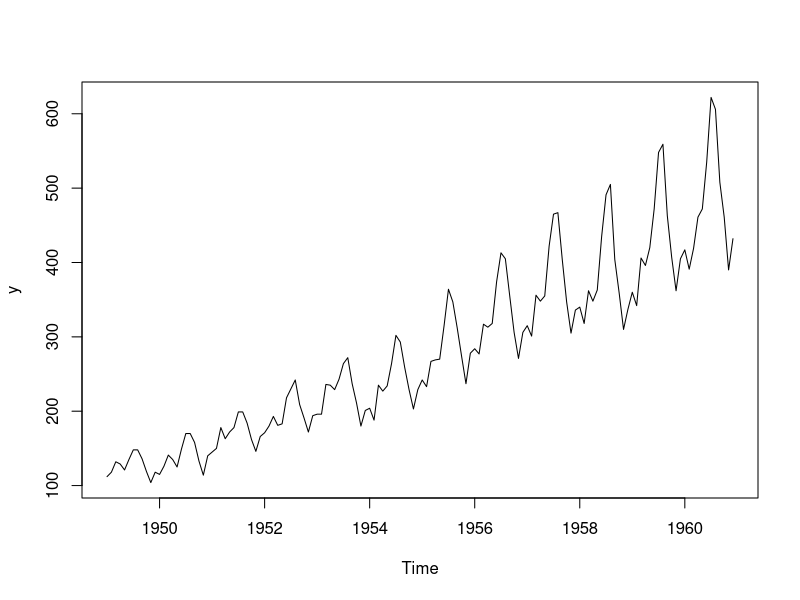
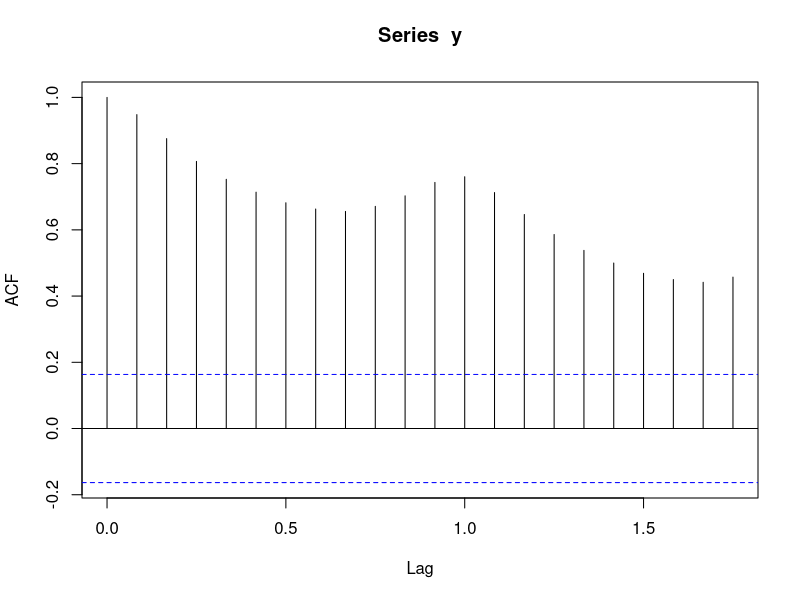
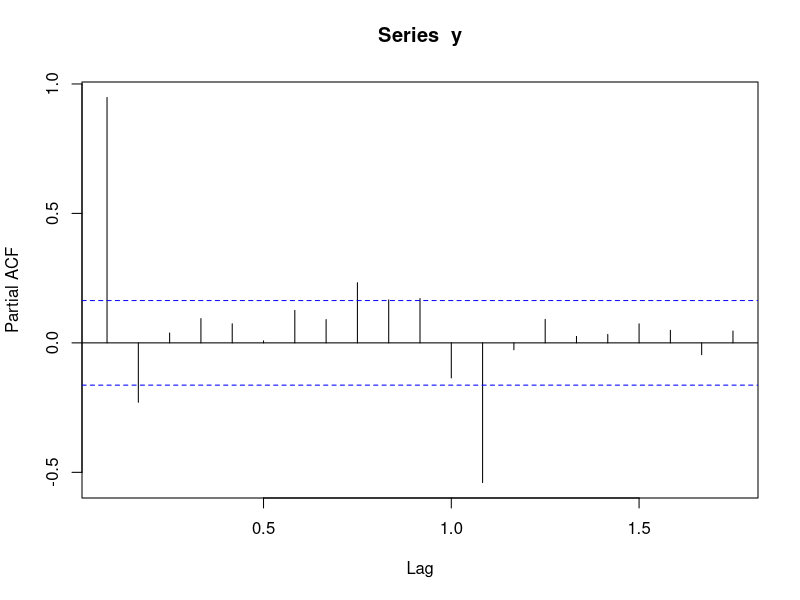
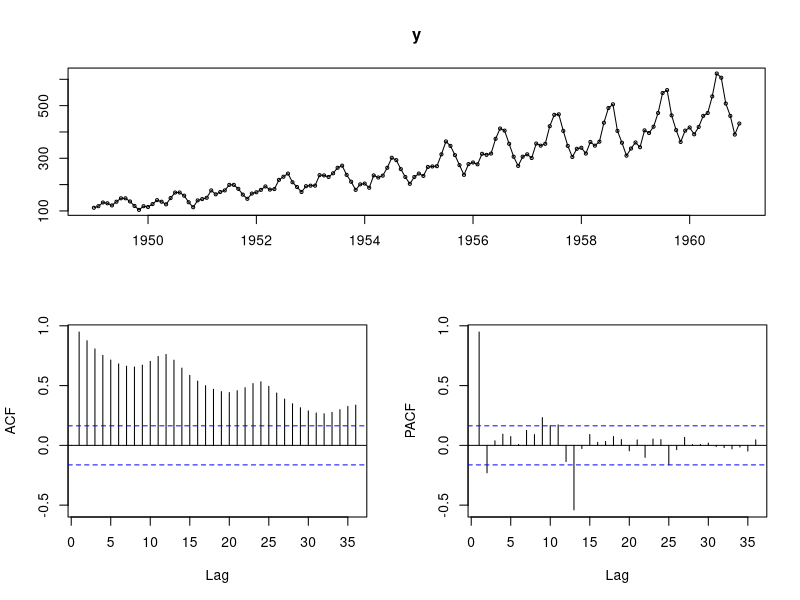
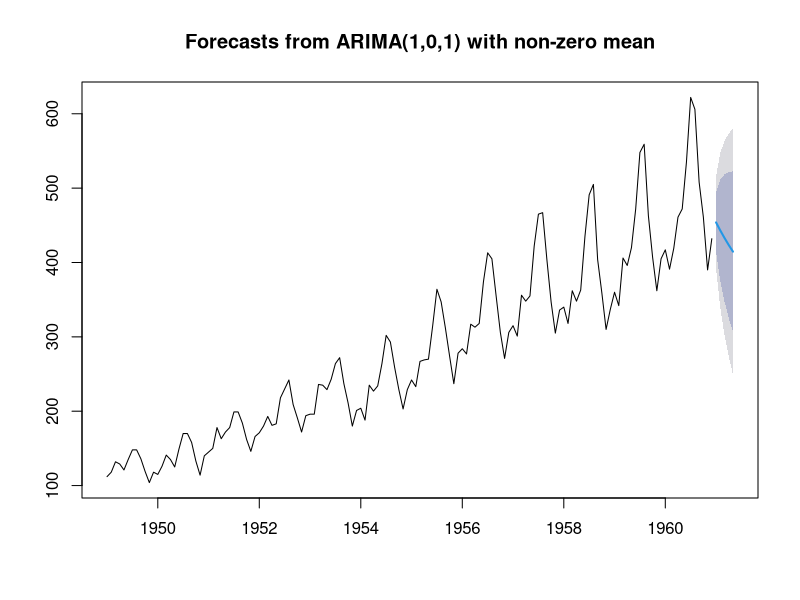
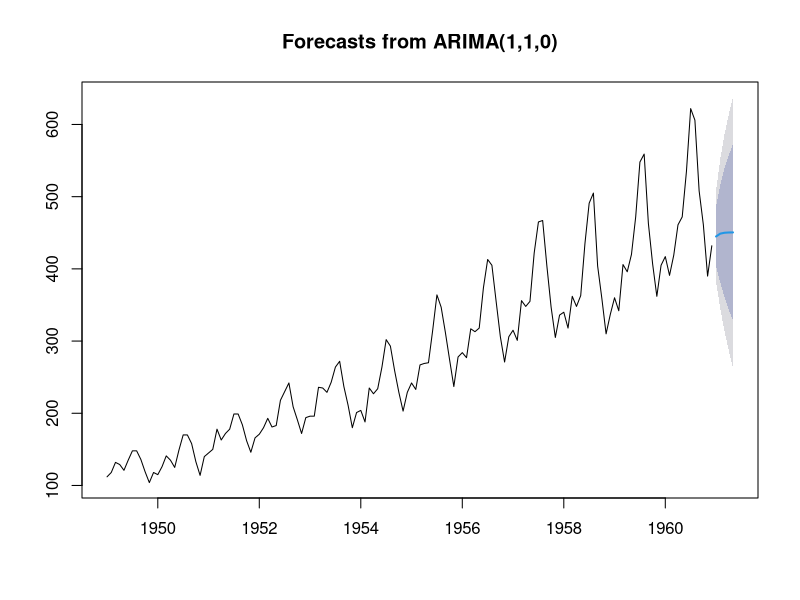
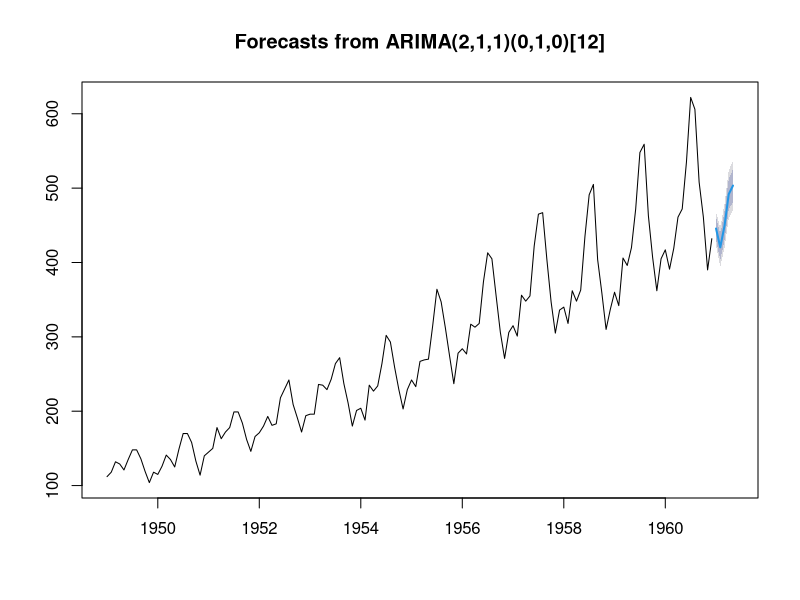

Recreate these plots in R, in order.
library("lubridate") # работа с датами
library("zoo") # временные ряды
library("dplyr") # манипуляция с данными
library("ggplot2") # графики
library("forecast") # прогноз
library("xts") # расширение для zoo
y <- AirPassengers
plot(y)
acf(y)
pacf(y)
tsdisplay(y)
mod_1 <- Arima(y, order=c(2,0,0))
mod_2 <- Arima(y, order=c(1,0,1))
summary(mod_1)
summary(mod_2)

AIC(mod_1)
AIC(mod_2)

mod_3 <- Arima(y, order=c(2,0,1))
AIC(mod_3)

prognoz <- forecast(mod_2, h=5)
prognoz

plot(prognoz)

mod_4 <- Arima(y, order=c(1,1,0))
AIC(mod_4)

prognoz_4 <- forecast(mod_4, h=5)
plot(prognoz_4)

mod_a <- auto.arima(y)
summary(mod_a)

prognoz_a <- forecast(mod_a, h=5)
plot(prognoz_a)
